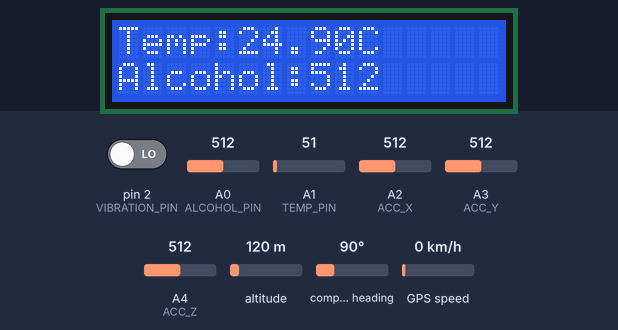
A sketch run on a simulated Arduino Uno, built with avr-gcc and run on an emulated ATmega328P. Shown: 16×2 character LCD. Inputs (shaded band) come from the test bench; at power-on: A1 (TEMP_PIN) = 51, A0 (ALCOHOL_PIN) = 512, pin 2 (VIBRATION_PIN) LOW, A2 (ACC_X) = 512, A3 (ACC_Y) = 512, A4 (ACC_Z) = 512, altitude 120 m, compass heading 90°, GPS speed 0 km/h. The GPS gets a fix after 3 s at 37.7749, -122.4194 with 8 satellites; the modem accepts every AT command (registered, SIM ready, sends succeed) and sends nothing else.

Above: at 3.2 s.
3.3 s: A1 (TEMP_PIN) set to 61
At 8.9 s:
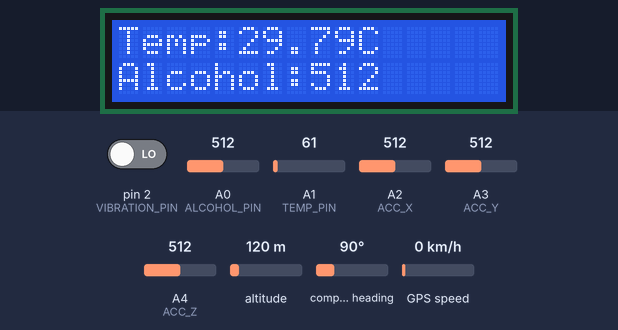
9.7 s: A0 (ALCOHOL_PIN) set to 390
At 14.7 s:
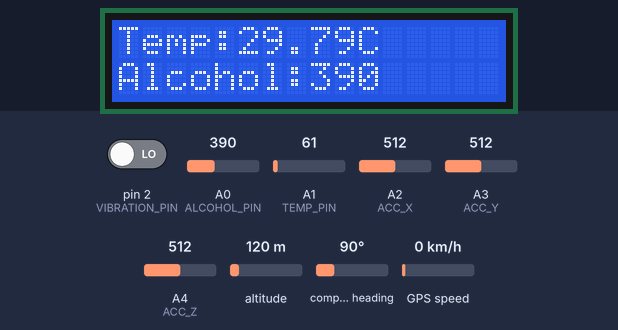
15.8 s: A1 (TEMP_PIN) set to 71
At 21.6 s:
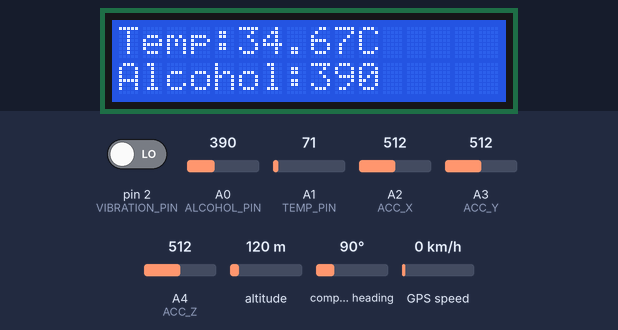
21.9 s: A0 (ALCOHOL_PIN) set to 410
At 27.5 s:
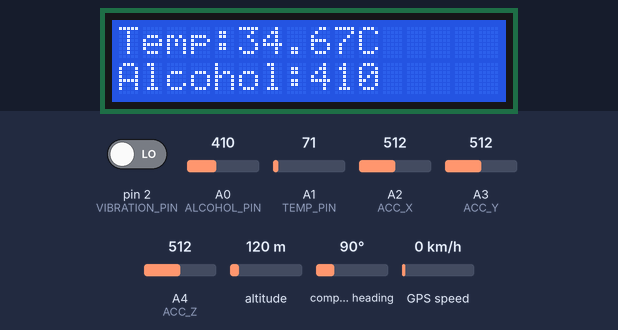
28.1 s: A1 (TEMP_PIN) set to 86
At 33.3 s:
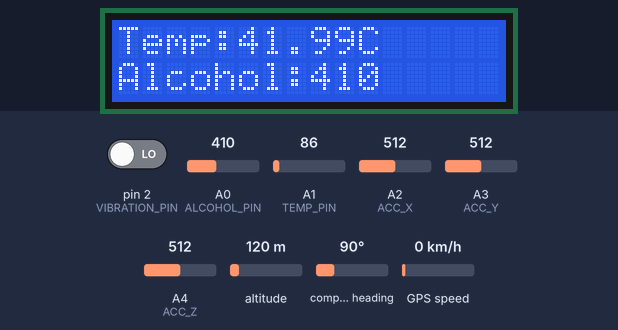
34.2 s: A0 (ALCOHOL_PIN) set to 306
At 40.3 s:
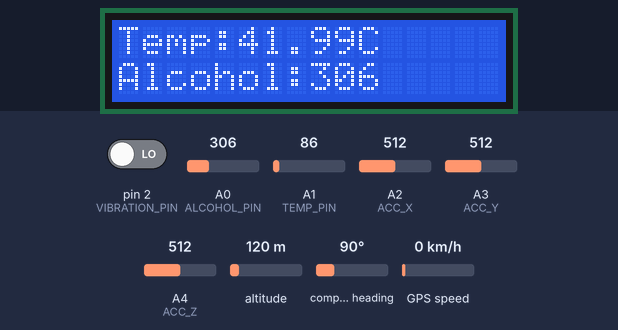
Timing chart, 0 to 41.3 s (numbered marks = the images above; inputs shaded):
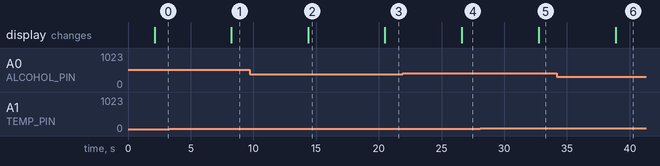

Measured:
- after the input at 3.3 s, the display: changes after 4.9 s (image 1)
- after the input at 9.7 s, the display: changes after 4.7 s (image 2)
- after the input at 15.8 s, the display: changes after 4.7 s (image 3)
- after the input at 21.9 s, the display: changes after 4.7 s (image 4)
- after the input at 28.1 s, the display: changes after 4.7 s (image 5)
- after the input at 34.2 s, the display: changes after 4.7 s (image 6)

The sketch:

black_box.ino
```cpp
#include <LiquidCrystal_I2C.h>
#include <SoftwareSerial.h>
#include <TinyGPS++.h>

LiquidCrystal_I2C lcd(0x27, 16, 2);


SoftwareSerial gpsSerial(4, 3);
SoftwareSerial gsmSerial(7, 8);
TinyGPSPlus gps;


#define VIBRATION_PIN 2
#define ALCOHOL_PIN A0
#define TEMP_PIN A1
#define ACC_X A2
#define ACC_Y A3
#define ACC_Z A4

// Thresholds
#define ALCOHOL_THRESHOLD 300
#define TEMP_THRESHOLD 50
#define ACCIDENT_THRESHOLD 400

void setup() {
  lcd.init();
  lcd.backlight();
  lcd.setCursor(0, 0);
  lcd.print("Vehicle Black Box");

  Serial.begin(9600);
  gpsSerial.begin(9600);
  gsmSerial.begin(9600);

  pinMode(VIBRATION_PIN, INPUT);

  delay(2000);
  lcd.clear();
}

void loop() {
  float temperature = getTemperature();
  int alcoholLevel = analogRead(ALCOHOL_PIN);
  bool vibration = digitalRead(VIBRATION_PIN);
  bool accident = detectAccident();

  displayData(temperature, alcoholLevel);
  readGPS();

  if (alcoholLevel > ALCOHOL_THRESHOLD) {
    sendAlert("Alcohol detected in vehicle!");
  }

  if (temperature > TEMP_THRESHOLD) {
    sendAlert("Vehicle overheating!");
  }

  if (vibration || accident) {
    sendAlert("Accident detected!");
    sendLocation();
  }

  delay(2000);
}


float getTemperature() {
  int tempReading = analogRead(TEMP_PIN);
  return (tempReading * 5.0 * 100.0) / 1024.0;
}


bool detectAccident() {
  int x = analogRead(ACC_X);
  int y = analogRead(ACC_Y);
  int z = analogRead(ACC_Z);

  if (abs(x - 512) > ACCIDENT_THRESHOLD ||
      abs(y - 512) > ACCIDENT_THRESHOLD ||
      abs(z - 512) > ACCIDENT_THRESHOLD) {
    return true;
  }
  return false;
}


void displayData(float temp, int alcohol) {
  lcd.clear();
  lcd.setCursor(0, 0);
  lcd.print("Temp:");
  lcd.print(temp);
  lcd.print("C");

  lcd.setCursor(0, 1);
  lcd.print("Alcohol:");
  lcd.print(alcohol);
}


void sendAlert(String message) {
  gsmSerial.println("AT+CMGF=1");
  delay(1000);
  gsmSerial.println("AT+CMGS=\"+91XXXXXXXXXX\"");
  gsmSerial.println(message);
  gsmSerial.write(26);
  delay(3000);
}


void sendLocation() {
  while (gpsSerial.available() > 0) {
    gps.encode(gpsSerial.read());
    if (gps.location.isUpdated()) {
      String locationMsg = "Location: ";
      locationMsg += String(gps.location.lat(), 6);
      locationMsg += ",";
      locationMsg += String(gps.location.lng(), 6);
      sendAlert(locationMsg);
    }
  }
}


void readGPS() {
  while (gpsSerial.available() > 0) {
    gps.encode(gpsSerial.read());
  }
}
```
